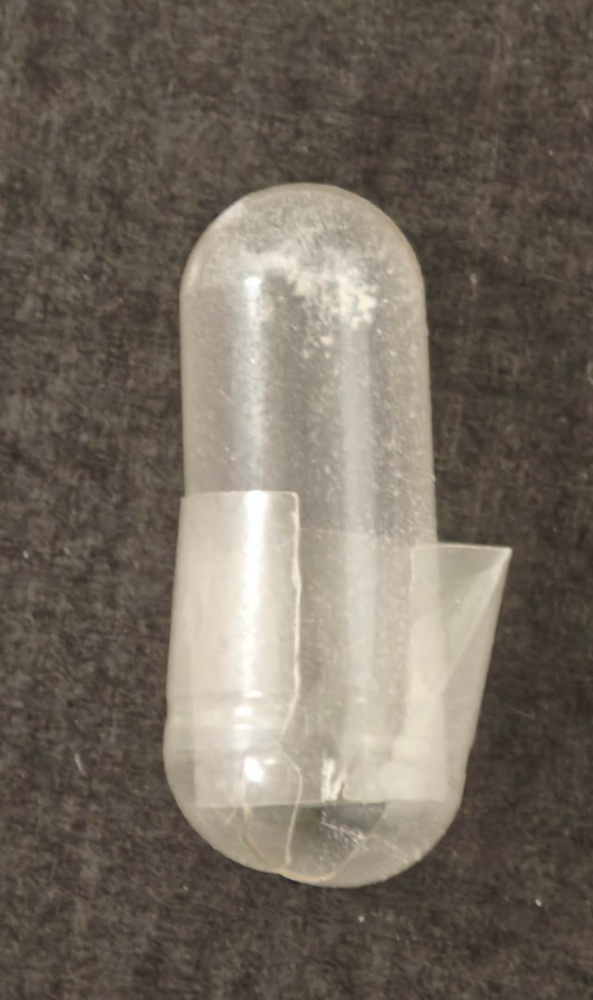
#> input picture backup/Configuration files/Capsule display images/3.jpg, 593 x 1000 px, shrunk from 1280 x 2158 before the run
$ python -i transform.py   (imports and definitions only)
#> lines starting #> are read from the running program, lines starting #| are printed output that depends on the picture
#> further down, picture is the input picture: shape (1000, 593, 3); mean B, G, R 94.7, 106.1, 115.7
#!usr/bin/env python3
# -*- coding: utf-8 -*-

"""
Module contains helper Functions to transform an image.
"""


import cv2
import numpy as np


# [79 lines left out: functions generate_background_mask, remove_background, cut_image_by_box, not called in this run]


def get_img_opened(img_raw: cv2.typing.MatLike) -> cv2.typing.MatLike:
    """
    Applies a series of image processing operations to the input image.

    This function converts the input image to grayscale, applies a binary threshold,
    and then performs morphological closing followed by morphological opening.

    Args:
        img_raw (cv2.typing.MatLike): The raw input image.

    Returns:
        cv2.typing.MatLike: The processed image after applying the morphological operations.
    """
    # Step 1: Grayscale image
    img_gray: cv2.typing.MatLike = cv2.cvtColor(img_raw, cv2.COLOR_BGR2GRAY)
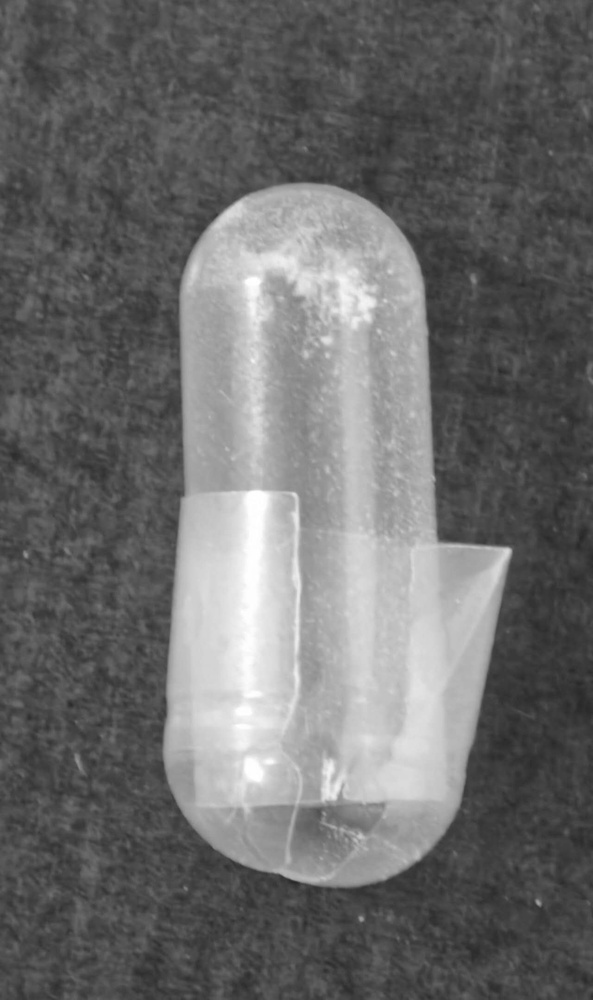
#> img_gray: shape (1000, 593); min 38, max 255, mean 107.8
    # Step2: Median filtering: removing salt and pepper noise while preserving edges
    img_gray = cv2.medianBlur(img_gray, 15)
    # Step 3: Binary image to highlight capsules
    img_binary = cv2.inRange(img_gray, 1, 255)  # type: ignore
#> img_binary: shape (1000, 593); every value is 255

    # Step 4: Morphological open operation: first corrode and dilate expand, remove small noise points
    # kernel = cv2.getStructuringElement(cv2.MORPH_RECT, (5, 5))
    # img_binary: cv2.typing.MatLike = cv2.morphologyEx(img_binary, cv2.MORPH_CLOSE, kernel, iterations=1)
    kernel = cv2.getStructuringElement(cv2.MORPH_RECT, (15, 15))
    img_opened: cv2.typing.MatLike = cv2.morphologyEx(
        img_binary, cv2.MORPH_OPEN, kernel, iterations=1)
    return img_opened

# [22 lines left out: function remove_zero_rows, not called in this run]

>>> import cv2
>>> picture = cv2.imread('../backup/Configuration files/Capsule display images/3.jpg')
>>> result = get_img_opened(picture)
